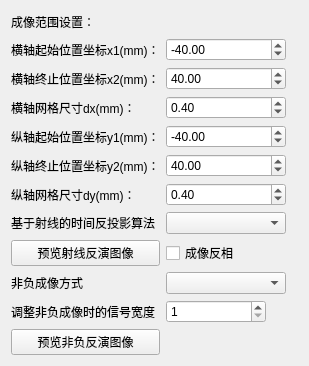
<?xml version="1.0" encoding="UTF-8"?>
<ui version="4.0">
 <class>ExpImagingModule</class>
 <widget class="QWidget" name="ExpImagingModule">
  <property name="geometry">
   <rect>
    <x>0</x>
    <y>0</y>
    <width>309</width>
    <height>366</height>
   </rect>
  </property>
  <property name="windowTitle">
   <string>Form</string>
  </property>
  <layout class="QVBoxLayout" name="verticalLayout">
   <item>
    <layout class="QGridLayout" name="gridLayout">
     <item row="11" column="0">
      <widget class="QPushButton" name="pushButton_preShowRayImagingTAI_2">
       <property name="text">
        <string>预览非负反演图像</string>
       </property>
      </widget>
     </item>
     <item row="7" column="1">
      <widget class="QComboBox" name="comboBox_rayReconstructionType"/>
     </item>
     <item row="5" column="1">
      <widget class="QDoubleSpinBox" name="doubleSpinBox_y2">
       <property name="minimumSize">
        <size>
         <width>120</width>
         <height>0</height>
        </size>
       </property>
       <property name="maximumSize">
        <size>
         <width>120</width>
         <height>16777215</height>
        </size>
       </property>
       <property name="minimum">
        <double>-9999.000000000000000</double>
       </property>
       <property name="maximum">
        <double>9999.000000000000000</double>
       </property>
       <property name="singleStep">
        <double>0.100000000000000</double>
       </property>
       <property name="value">
        <double>40.000000000000000</double>
       </property>
      </widget>
     </item>
     <item row="6" column="1">
      <widget class="QDoubleSpinBox" name="doubleSpinBox_dy">
       <property name="minimumSize">
        <size>
         <width>120</width>
         <height>0</height>
        </size>
       </property>
       <property name="maximumSize">
        <size>
         <width>120</width>
         <height>16777215</height>
        </size>
       </property>
       <property name="minimum">
        <double>0.000000000000000</double>
       </property>
       <property name="maximum">
        <double>9999.000000000000000</double>
       </property>
       <property name="singleStep">
        <double>0.100000000000000</double>
       </property>
       <property name="value">
        <double>0.400000000000000</double>
       </property>
      </widget>
     </item>
     <item row="2" column="4">
      <spacer name="horizontalSpacer_15">
       <property name="orientation">
        <enum>Qt::Orientation::Horizontal</enum>
       </property>
       <property name="sizeHint" stdset="0">
        <size>
         <width>40</width>
         <height>20</height>
        </size>
       </property>
      </spacer>
     </item>
     <item row="1" column="4">
      <spacer name="horizontalSpacer_14">
       <property name="orientation">
        <enum>Qt::Orientation::Horizontal</enum>
       </property>
       <property name="sizeHint" stdset="0">
        <size>
         <width>40</width>
         <height>20</height>
        </size>
       </property>
      </spacer>
     </item>
     <item row="1" column="0">
      <widget class="QLabel" name="label_3">
       <property name="text">
        <string>横轴起始位置坐标x1(mm)：</string>
       </property>
      </widget>
     </item>
     <item row="0" column="0">
      <widget class="QLabel" name="label_2">
       <property name="text">
        <string>成像范围设置：</string>
       </property>
      </widget>
     </item>
     <item row="2" column="0">
      <widget class="QLabel" name="label_4">
       <property name="text">
        <string>横轴终止位置坐标x2(mm)：</string>
       </property>
      </widget>
     </item>
     <item row="8" column="4">
      <spacer name="horizontalSpacer_21">
       <property name="orientation">
        <enum>Qt::Orientation::Horizontal</enum>
       </property>
       <property name="sizeHint" stdset="0">
        <size>
         <width>40</width>
         <height>20</height>
        </size>
       </property>
      </spacer>
     </item>
     <item row="3" column="0">
      <widget class="QLabel" name="label_7">
       <property name="text">
        <string>横轴网格尺寸dx(mm)：</string>
       </property>
      </widget>
     </item>
     <item row="0" column="4">
      <spacer name="horizontalSpacer_2">
       <property name="orientation">
        <enum>Qt::Orientation::Horizontal</enum>
       </property>
       <property name="sizeHint" stdset="0">
        <size>
         <width>40</width>
         <height>20</height>
        </size>
       </property>
      </spacer>
     </item>
     <item row="10" column="1">
      <widget class="QSpinBox" name="spinBox_nonNegativeWidth">
       <property name="minimumSize">
        <size>
         <width>100</width>
         <height>0</height>
        </size>
       </property>
       <property name="maximumSize">
        <size>
         <width>100</width>
         <height>16777215</height>
        </size>
       </property>
       <property name="minimum">
        <number>1</number>
       </property>
       <property name="maximum">
        <number>9999</number>
       </property>
      </widget>
     </item>
     <item row="4" column="0">
      <widget class="QLabel" name="label_5">
       <property name="text">
        <string>纵轴起始位置坐标y1(mm)：</string>
       </property>
      </widget>
     </item>
     <item row="5" column="0">
      <widget class="QLabel" name="label_6">
       <property name="text">
        <string>纵轴终止位置坐标y2(mm)：</string>
       </property>
      </widget>
     </item>
     <item row="10" column="4">
      <spacer name="horizontalSpacer_11">
       <property name="orientation">
        <enum>Qt::Orientation::Horizontal</enum>
       </property>
       <property name="sizeHint" stdset="0">
        <size>
         <width>40</width>
         <height>20</height>
        </size>
       </property>
      </spacer>
     </item>
     <item row="10" column="0">
      <widget class="QLabel" name="label_10">
       <property name="text">
        <string>调整非负成像时的信号宽度</string>
       </property>
      </widget>
     </item>
     <item row="7" column="0">
      <widget class="QLabel" name="label">
       <property name="text">
        <string>基于射线的时间反投影算法</string>
       </property>
      </widget>
     </item>
     <item row="8" column="0">
      <widget class="QPushButton" name="pushButton_preShowRayImagingTAI">
       <property name="text">
        <string>预览射线反演图像</string>
       </property>
      </widget>
     </item>
     <item row="4" column="4">
      <spacer name="horizontalSpacer_18">
       <property name="orientation">
        <enum>Qt::Orientation::Horizontal</enum>
       </property>
       <property name="sizeHint" stdset="0">
        <size>
         <width>40</width>
         <height>20</height>
        </size>
       </property>
      </spacer>
     </item>
     <item row="3" column="4">
      <spacer name="horizontalSpacer_17">
       <property name="orientation">
        <enum>Qt::Orientation::Horizontal</enum>
       </property>
       <property name="sizeHint" stdset="0">
        <size>
         <width>40</width>
         <height>20</height>
        </size>
       </property>
      </spacer>
     </item>
     <item row="9" column="4">
      <spacer name="horizontalSpacer_10">
       <property name="orientation">
        <enum>Qt::Orientation::Horizontal</enum>
       </property>
       <property name="sizeHint" stdset="0">
        <size>
         <width>40</width>
         <height>20</height>
        </size>
       </property>
      </spacer>
     </item>
     <item row="11" column="4">
      <spacer name="horizontalSpacer_12">
       <property name="orientation">
        <enum>Qt::Orientation::Horizontal</enum>
       </property>
       <property name="sizeHint" stdset="0">
        <size>
         <width>40</width>
         <height>20</height>
        </size>
       </property>
      </spacer>
     </item>
     <item row="6" column="0">
      <widget class="QLabel" name="label_8">
       <property name="text">
        <string>纵轴网格尺寸dy(mm)：</string>
       </property>
      </widget>
     </item>
     <item row="6" column="4">
      <spacer name="horizontalSpacer_20">
       <property name="orientation">
        <enum>Qt::Orientation::Horizontal</enum>
       </property>
       <property name="sizeHint" stdset="0">
        <size>
         <width>40</width>
         <height>20</height>
        </size>
       </property>
      </spacer>
     </item>
     <item row="9" column="0">
      <widget class="QLabel" name="label_9">
       <property name="text">
        <string>非负成像方式</string>
       </property>
      </widget>
     </item>
     <item row="9" column="1">
      <widget class="QComboBox" name="comboBox_nonNegativeReconType"/>
     </item>
     <item row="3" column="1">
      <widget class="QDoubleSpinBox" name="doubleSpinBox_dx">
       <property name="minimumSize">
        <size>
         <width>120</width>
         <height>0</height>
        </size>
       </property>
       <property name="maximumSize">
        <size>
         <width>120</width>
         <height>16777215</height>
        </size>
       </property>
       <property name="minimum">
        <double>0.000000000000000</double>
       </property>
       <property name="maximum">
        <double>9999.000000000000000</double>
       </property>
       <property name="singleStep">
        <double>0.100000000000000</double>
       </property>
       <property name="value">
        <double>0.400000000000000</double>
       </property>
      </widget>
     </item>
     <item row="7" column="4">
      <spacer name="horizontalSpacer_16">
       <property name="orientation">
        <enum>Qt::Orientation::Horizontal</enum>
       </property>
       <property name="sizeHint" stdset="0">
        <size>
         <width>40</width>
         <height>20</height>
        </size>
       </property>
      </spacer>
     </item>
     <item row="2" column="1">
      <widget class="QDoubleSpinBox" name="doubleSpinBox_x2">
       <property name="minimumSize">
        <size>
         <width>120</width>
         <height>0</height>
        </size>
       </property>
       <property name="maximumSize">
        <size>
         <width>120</width>
         <height>16777215</height>
        </size>
       </property>
       <property name="minimum">
        <double>-9999.000000000000000</double>
       </property>
       <property name="maximum">
        <double>9999.000000000000000</double>
       </property>
       <property name="singleStep">
        <double>0.100000000000000</double>
       </property>
       <property name="value">
        <double>40.000000000000000</double>
       </property>
      </widget>
     </item>
     <item row="4" column="1">
      <widget class="QDoubleSpinBox" name="doubleSpinBox_y1">
       <property name="minimumSize">
        <size>
         <width>120</width>
         <height>0</height>
        </size>
       </property>
       <property name="maximumSize">
        <size>
         <width>120</width>
         <height>16777215</height>
        </size>
       </property>
       <property name="minimum">
        <double>-9999.000000000000000</double>
       </property>
       <property name="maximum">
        <double>9999.000000000000000</double>
       </property>
       <property name="singleStep">
        <double>0.100000000000000</double>
       </property>
       <property name="value">
        <double>-40.000000000000000</double>
       </property>
      </widget>
     </item>
     <item row="5" column="4">
      <spacer name="horizontalSpacer_19">
       <property name="orientation">
        <enum>Qt::Orientation::Horizontal</enum>
       </property>
       <property name="sizeHint" stdset="0">
        <size>
         <width>40</width>
         <height>20</height>
        </size>
       </property>
      </spacer>
     </item>
     <item row="1" column="1">
      <widget class="QDoubleSpinBox" name="doubleSpinBox_x1">
       <property name="minimumSize">
        <size>
         <width>120</width>
         <height>0</height>
        </size>
       </property>
       <property name="maximumSize">
        <size>
         <width>120</width>
         <height>16777215</height>
        </size>
       </property>
       <property name="minimum">
        <double>-9999.000000000000000</double>
       </property>
       <property name="maximum">
        <double>9999.000000000000000</double>
       </property>
       <property name="singleStep">
        <double>0.100000000000000</double>
       </property>
       <property name="value">
        <double>-40.000000000000000</double>
       </property>
      </widget>
     </item>
     <item row="8" column="1">
      <widget class="QCheckBox" name="checkBox">
       <property name="text">
        <string>成像反相</string>
       </property>
      </widget>
     </item>
    </layout>
   </item>
  </layout>
 </widget>
 <resources/>
 <connections/>
</ui>
